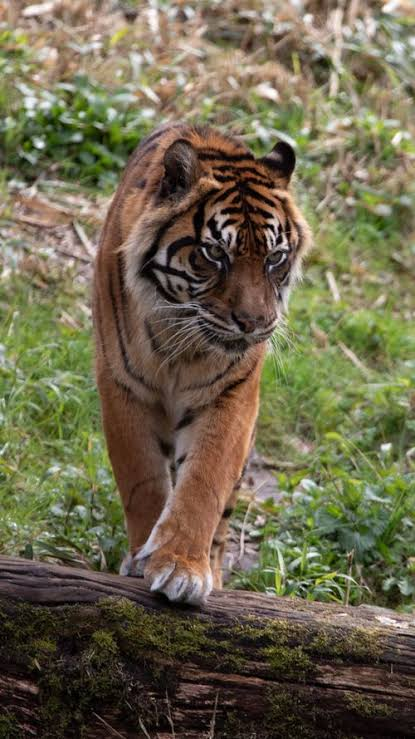
#> input picture imagenes/tigre.jpg, 415 x 739 px, found by its file name
$ python ejemplo1_lineas.py
#> lines starting #> are read from the running program, lines starting #| are printed output that depends on the picture
# Meredith Aguirre NC = 0013
import cv2
import numpy as np

# Cargar imagen
imagen = cv2.imread("p10-act14-0013/imagenes/tigre.jpg")
#> imagen is the input picture: shape (739, 415, 3); mean B, G, R 77.2, 102.3, 109.3

# Verificar que la imagen exista
if imagen is None:
    print("Error: no se pudo cargar la imagen.")
    exit()

# Convertir a escala de grises
gris = cv2.cvtColor(imagen, cv2.COLOR_BGR2GRAY)
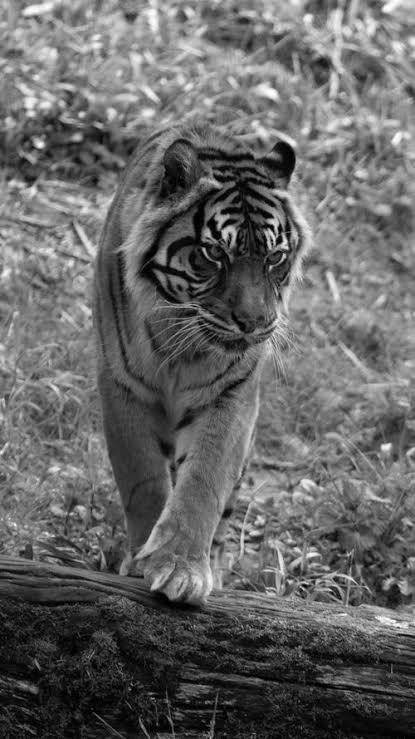
#> gris: shape (739, 415); min 0, max 255, mean 101.5

# Detectar bordes
bordes = cv2.Canny(gris, 50, 150)
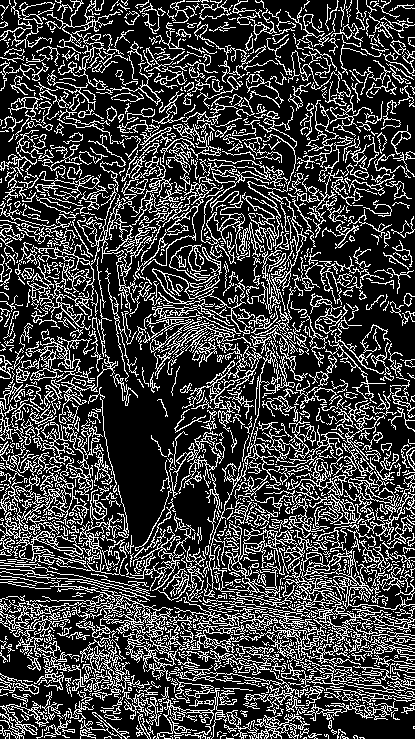
#> bordes: shape (739, 415); 25.2% white in thin lines or dots

# Detectar líneas mediante Hough
lineas = cv2.HoughLinesP(
    bordes,
    1,
    np.pi / 180,
    threshold=50,
    minLineLength=50,
    maxLineGap=10
)
#> lineas = 1024 rows, first 6: [249, 196, 288, 367], [47, 67, 85, 151], [21, 5, 54, 70], [271, 390, 281, 473], [219, 274, 305, 188], [228, 498, 306, 738]

# Crear copia de la imagen
resultado = imagen.copy()

# Dibujar líneas
if lineas is not None:

    for linea in lineas:

        x1, y1, x2, y2 = linea.flatten()

        cv2.line(
            resultado,
            (x1, y1),
            (x2, y2),
            (0, 0, 255),
            2
        )
#> this loop made 1024 passes
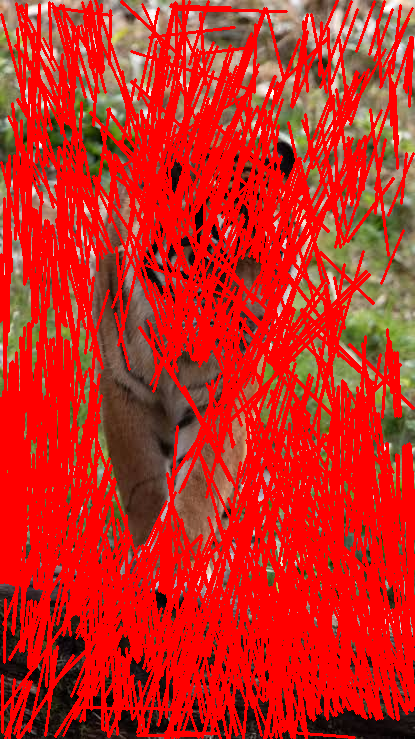
#> resultado: shape (739, 415, 3); mean B, G, R 30.3, 40.4, 198.7

# Mostrar resultados
cv2.imshow("Imagen original del tigre 0013", imagen)
cv2.imshow("Bordes del tigre 0013", bordes)
cv2.imshow("Lineas detectadas del tigre 0013", resultado)

# Guardar resultado
cv2.imwrite(
    "../resultados/ejemplo1_lineas.jpg",
    resultado
)

print("Deteccion de lineas terminada.")

if lineas is not None:
    print("Cantidad de segmentos detectados:", len(lineas))
#| Cantidad de segmentos detectados: 1024
else:
    print("No se detectaron lineas.")

print("Resultado guardado en:")
print("../resultados/ejemplo1_lineas.jpg")

# Esperar una tecla
cv2.waitKey(0)

# Cerrar ventanas
cv2.destroyAllWindows()
print("Meredith Aguirre NC 0013")
